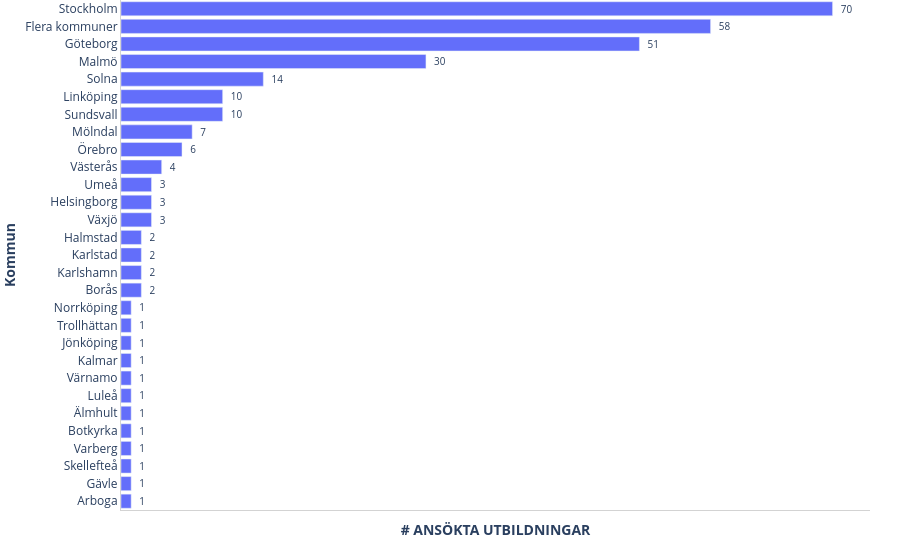

Here is the notebook cell this chart was saved with:
### Code cell
def create_municipality_bar(df, **options):
    df["Ansökta_label"] = df["Ansökta utbildningar"].apply(
        lambda row: " " * 2 + f"{row}" + " " * 2
    )

    fig = px.bar(
        df,
        y="Kommun",
        x="Ansökta utbildningar",
        text="Ansökta_label",
    )
    fig.update_layout(
        plot_bgcolor="white",
        margin=dict(t=0, l=40, r=30, b=50),
        yaxis=dict(
            autorange="reversed",
            ticklabelposition="outside left",
            showline=True,
            linecolor="lightgray",
            title=dict(text=f"<b>{options.get('ylabel')}</b>"),
        ),
        xaxis=dict(
            linecolor="lightgray",
            showticklabels=False,
            title=f"<b>{options.get('xlabel')}</b>",
        ),
    )

    fig.update_traces(
        textposition="outside",
        hovertemplate="<b>%{y}</b><br>Ansökta utbildningar: %{x}",
    )

    return fig

create_municipality_bar(df_municipality, xlabel="# ANSÖKTA UTBILDNINGAR", ylabel = "Kommun")

### Figure 1 — Plotly figure (JSON) as saved in the notebook; plotly's stock layout.template omitted (floating-point values rounded to 4 significant figures)
{"data": [{"hovertemplate": "<b>%{y}</b><br>Ansökta utbildningar: %{x}", "legendgroup": "", "marker": {"color": "#636efa", "pattern": {"shape": ""}}, "name": "", "orientation": "h", "showlegend": false, "text": ["  70  ", "  58  ", "  51  ", "  30  ", "  14  ", "  10  ", "  10  ", "  7  ", "  6  ", "  4  ", "  3  ", "  3  ", "  3  ", "  2  ", "  2  ", "  2  ", "  2  ", "  1  ", "  1  ", "  1  ", "  1  ", "  1  ", "  1  ", "  1  ", "  1  ", "  1  ", "  1  ", "  1  ", "  1  "], "textposition": "outside", "type": "bar", "x": [70, 58, 51, 30, 14, 10, 10, 7, 6, 4, 3, 3, 3, 2, 2, 2, 2, 1, 1, 1, 1, 1, 1, 1, 1, 1, 1, 1, 1], "xaxis": "x", "y": ["Stockholm", "Flera kommuner", "Göteborg", "Malmö", "Solna", "Linköping", "Sundsvall", "Mölndal", "Örebro", "Västerås", "Umeå", "Helsingborg", "Växjö", "Halmstad", "Karlstad", "Karlshamn", "Borås", "Norrköping", "Trollhättan", "Jönköping", "Kalmar", "Värnamo", "Luleå", "Älmhult", "Botkyrka", "Varberg", "Skellefteå", "Gävle", "Arboga"], "yaxis": "y"}], "layout": {"barmode": "relative", "legend": {"tracegroupgap": 0}, "margin": {"b": 50, "l": 40, "r": 30, "t": 0}, "plot_bgcolor": "white", "xaxis": {"anchor": "y", "domain": [0, 1], "linecolor": "lightgray", "showticklabels": false, "title": {"text": "<b># ANSÖKTA UTBILDNINGAR</b>"}}, "yaxis": {"anchor": "x", "autorange": "reversed", "domain": [0, 1], "linecolor": "lightgray", "showline": true, "ticklabelposition": "outside left", "title": {"text": "<b>Kommun</b>"}}}}
